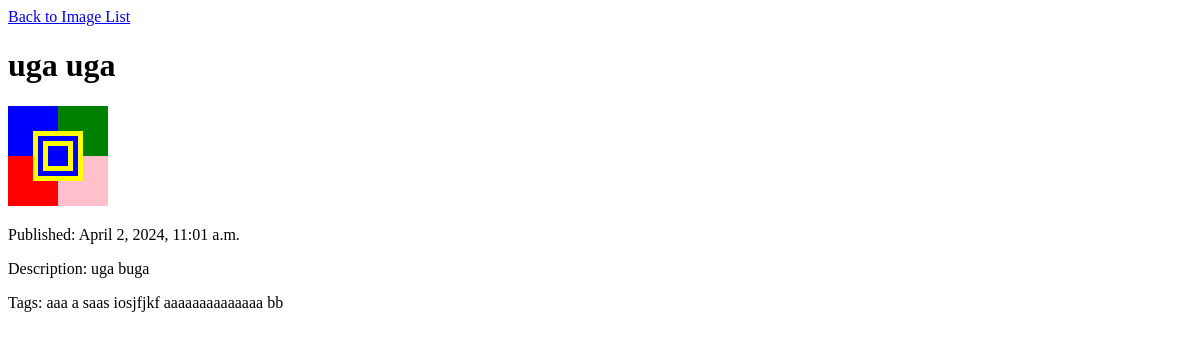
The app's page /1/, older data.
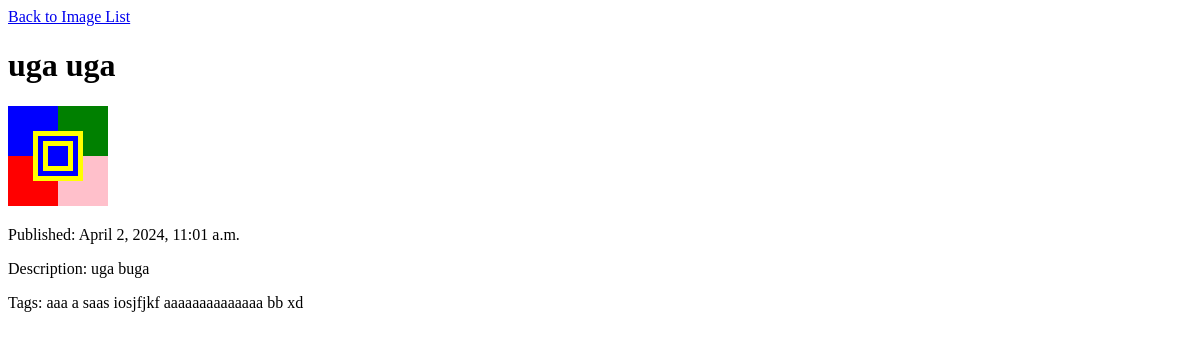
The same page, newer data.
### image_gallery/models.py (models this page shows, shortened)
class SVGImage(models.Model):
    title = models.CharField(max_length=100)
    width = models.IntegerField(default=100)
    height = models.IntegerField(default=100)
    editors = models.ManyToManyField(User, blank=True)
    description = models.TextField(blank=True, null=True)
    publication_date = models.DateTimeField(auto_now_add=True, blank=True, null=True)

class Tag(models.Model):
    name = models.CharField(max_length=100)
    images = models.ManyToManyField(SVGImage, blank=True, related_name='tags')

### image_gallery/views.py (the view, shortened to what this page needs)
# urls.py: path('<int:image_id>/', views.view_svg, name='view_svg'),
def view_svg(request, image_id):
    image = SVGImage.objects.get(id=image_id)
    rectangles = image.rectangles.all()
    tags = image.tags.all()
    is_staff = request.user.is_staff
    return render(request, 'image_gallery/view_svg.html', {'image': image, 'rectangles': rectangles, 'is_staff': is_staff, 'tags': tags})

### image_gallery/templates/image_gallery/view_svg.html (shortened to what this page needs)
<!DOCTYPE html>
<html lang="en">
<head>
</head>
<body>
    <a href="{% url 'index' %}">Back to Image List</a>
    <h1 >{{ image.title }}</h1>
    <svg width="{{ image.width }}" height="{{ image.height }}" viewBox="0 0 {{ image.width }} {{ image.height }}">
        {% for rectangle in rectangles %}
            <rect x="{{ rectangle.x }}" y="{{ rectangle.y }}" width="{{ rectangle.width }}" height="{{ rectangle.height }}" fill="{{ rectangle.color }}" />
        {% endfor %}
    </svg>
    <p> Published: {{ image.publication_date }}</p>
    {% if image.description %}
        <p> Description: {{ image.description }}</p>
    {% else %}
        <p></p>
    {% endif %}
    {% if tags %}
        <span> Tags: </span>
        {% for tag in tags %}
            <span>{{ tag.name }}</span>
        {% endfor %}
    {% endif %}
</body>
</html>

Row changes from the older to the newer data that the page shows:
added Tag: name "xd"
